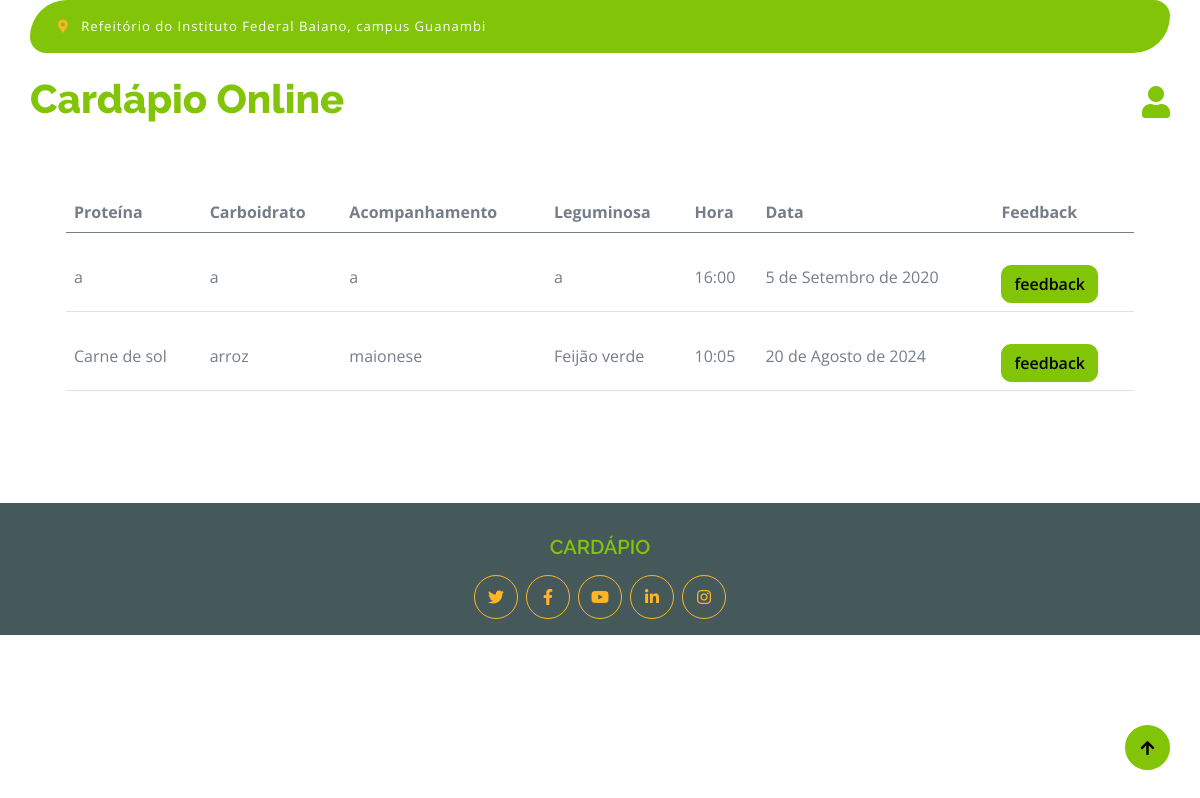
Page /cardapio/listar/ (signed in) on the committed database.
### cardapio/models.py (models this page shows, shortened)
class Cardapio(models.Model):
    data = models.DateField()
    hora = models.TimeField()
    proteina = models.CharField(max_length=100)
    leguminosa = models.CharField(max_length=100)
    carboidrato = models.CharField(max_length=100)
    acompanhamento = models.CharField(max_length=100)
    nutricionista = models.ForeignKey(User, on_delete=models.CASCADE)

### cardapio/views.py (the view)
# urls.py: path('listar/', views.cardapio_list, name='cardapio_list'),
@login_required
def cardapio_list(request):
    cardapios = Cardapio.objects.all()
    is_nutricionista = request.user.groups.filter(name='nutricionista').exists()
    is_cae = request.user.groups.filter(name='cae').exists()
    contexto = {
        'cardapios': cardapios,
        'isNutri': is_nutricionista,
        'isCae': is_cae,
    }
    if is_nutricionista:
        return render(request, 'home/home_nutricionista.html', contexto)
    else:
        return render(request, 'cardapio/cardapio_list.html', contexto)

### templates/cardapio/cardapio_list.html
{% extends 'base.html' %}
{% block content %}
<div class="container-fluid py-5">
    <div class="container py-5">
        <div class="table-responsive">
            <table class="table">
                <thead>
                  <tr>
                    <th scope="col">Proteína</th>
                    <th scope="col">Carboidrato</th>
                    <th scope="col">Acompanhamento</th>
                    <th scope="col">Leguminosa</th>
                    <th scope="col">Hora</th>
                    <th scope="col">Data</th>
                    <th scope="col">Feedback</th>
                  </tr>
                </thead>
                <tbody>
                    {% for cardapio in cardapios %}
                    <tr>
                        <td>
                            <p class="mb-0 mt-4">{{ cardapio.proteina }}</p>
                        </td>
                        <td>
                            <p class="mb-0 mt-4">{{ cardapio.carboidrato }}</p>
                        </td>
                        <td>
                            <p class="mb-0 mt-4">{{ cardapio.acompanhamento }}</p>
                        </td>
                        <td>
                            <p class="mb-0 mt-4">{{ cardapio.leguminosa }}</p>
                        </td>
                        <td>
                            <p class="mb-0 mt-4">{{ cardapio.hora }}</p>
                        </td>
                        <td>
                            <p class="mb-0 mt-4">{{ cardapio.data }}</p>
                        </td>
                        <td>
                            <a href="{% url 'criar_feedback' cardapio.id %}" class="btn btn-primary mt-4">feedback</a>
                        </td>
                    </tr>
                    {% endfor %}
                </tbody>
            </table>
        </div>
    </div>
</div>
{% endblock %}

### static/css/style.css (style rules this page uses)
.btn { font-weight: 600; transition: .5s; }

### rows in the picture
Cardapio: proteina "a", carboidrato "a", acompanhamento "a", leguminosa "a", hora "16:00", data "5 de Setembro de 2020"
Cardapio: proteina "Carne de sol", carboidrato "arroz", acompanhamento "maionese", leguminosa "Feijão verde", hora "10:05", data "20 de Agosto de 2024"
